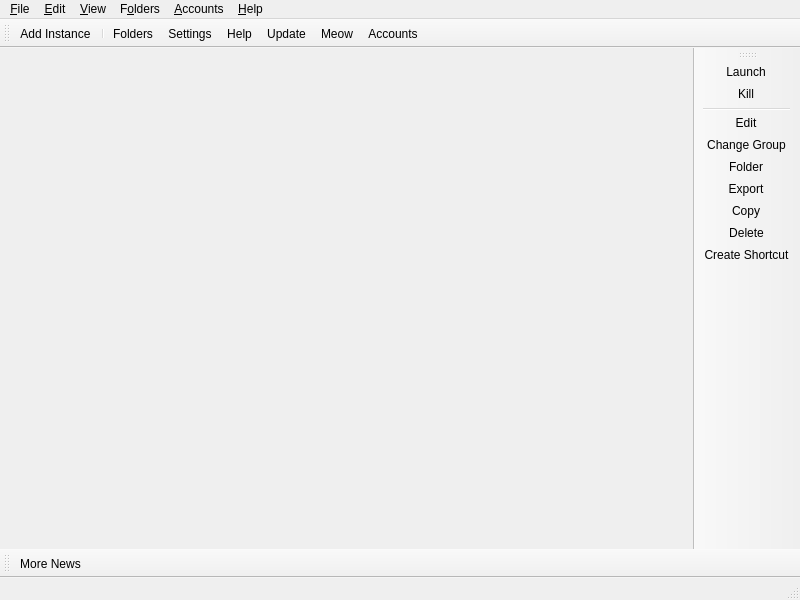
<?xml version="1.0" encoding="UTF-8"?>
<ui version="4.0">
 <class>MainWindow</class>
 <widget class="QMainWindow" name="MainWindow">
  <property name="geometry">
   <rect>
    <x>0</x>
    <y>0</y>
    <width>800</width>
    <height>600</height>
   </rect>
  </property>
  <widget class="QWidget" name="centralWidget">
   <layout class="QHBoxLayout" name="horizontalLayout">
    <property name="spacing">
     <number>0</number>
    </property>
    <property name="leftMargin">
     <number>0</number>
    </property>
    <property name="topMargin">
     <number>0</number>
    </property>
    <property name="rightMargin">
     <number>0</number>
    </property>
    <property name="bottomMargin">
     <number>0</number>
    </property>
   </layout>
  </widget>
  <widget class="QStatusBar" name="statusBar"/>
  <widget class="QToolBar" name="mainToolBar">
   <property name="windowTitle">
    <string>Main Toolbar</string>
   </property>
   <property name="allowedAreas">
    <set>Qt::ToolBarArea::BottomToolBarArea|Qt::ToolBarArea::TopToolBarArea</set>
   </property>
   <property name="toolButtonStyle">
    <enum>Qt::ToolButtonStyle::ToolButtonTextBesideIcon</enum>
   </property>
   <property name="floatable">
    <bool>false</bool>
   </property>
   <attribute name="toolBarArea">
    <enum>TopToolBarArea</enum>
   </attribute>
   <attribute name="toolBarBreak">
    <bool>false</bool>
   </attribute>
   <addaction name="actionAddInstance"/>
   <addaction name="separator"/>
   <addaction name="actionFoldersButton"/>
   <addaction name="actionSettings"/>
   <addaction name="actionHelpButton"/>
   <addaction name="actionCheckUpdate"/>
   <addaction name="actionCAT"/>
   <addaction name="actionAccountsButton"/>
  </widget>
  <widget class="QToolBar" name="newsToolBar">
   <property name="windowTitle">
    <string>News Toolbar</string>
   </property>
   <property name="allowedAreas">
    <set>Qt::ToolBarArea::BottomToolBarArea|Qt::ToolBarArea::TopToolBarArea</set>
   </property>
   <property name="iconSize">
    <size>
     <width>16</width>
     <height>16</height>
    </size>
   </property>
   <property name="toolButtonStyle">
    <enum>Qt::ToolButtonStyle::ToolButtonTextBesideIcon</enum>
   </property>
   <property name="floatable">
    <bool>false</bool>
   </property>
   <attribute name="toolBarArea">
    <enum>BottomToolBarArea</enum>
   </attribute>
   <attribute name="toolBarBreak">
    <bool>false</bool>
   </attribute>
   <addaction name="actionMoreNews"/>
  </widget>
  <widget class="WideBar" name="instanceToolBar">
   <property name="windowTitle">
    <string>Instance Toolbar</string>
   </property>
   <property name="iconSize">
    <size>
     <width>16</width>
     <height>16</height>
    </size>
   </property>
   <property name="toolButtonStyle">
    <enum>Qt::ToolButtonStyle::ToolButtonTextBesideIcon</enum>
   </property>
   <property name="floatable">
    <bool>false</bool>
   </property>
   <property name="useDefaultAction" stdset="0">
    <bool>true</bool>
   </property>
   <attribute name="toolBarArea">
    <enum>RightToolBarArea</enum>
   </attribute>
   <attribute name="toolBarBreak">
    <bool>false</bool>
   </attribute>
   <addaction name="actionLaunchInstance"/>
   <addaction name="actionKillInstance"/>
   <addaction name="separator"/>
   <addaction name="actionEditInstance"/>
   <addaction name="actionChangeInstGroup"/>
   <addaction name="actionViewSelectedInstFolder"/>
   <addaction name="actionExportInstance"/>
   <addaction name="actionCopyInstance"/>
   <addaction name="actionDeleteInstance"/>
   <addaction name="actionCreateInstanceShortcut"/>
  </widget>
  <widget class="QMenuBar" name="menuBar">
   <property name="geometry">
    <rect>
     <x>0</x>
     <y>0</y>
     <width>800</width>
     <height>30</height>
    </rect>
   </property>
   <widget class="QMenu" name="fileMenu">
    <property name="title">
     <string>&amp;File</string>
    </property>
    <property name="toolTipsVisible">
     <bool>true</bool>
    </property>
    <addaction name="actionAddInstance"/>
    <addaction name="separator"/>
    <addaction name="actionLaunchInstance"/>
    <addaction name="actionKillInstance"/>
    <addaction name="separator"/>
    <addaction name="actionEditInstance"/>
    <addaction name="actionChangeInstGroup"/>
    <addaction name="actionViewSelectedInstFolder"/>
    <addaction name="actionExportInstance"/>
    <addaction name="actionCopyInstance"/>
    <addaction name="actionDeleteInstance"/>
    <addaction name="actionCreateInstanceShortcut"/>
    <addaction name="separator"/>
    <addaction name="actionSettings"/>
    <addaction name="actionCloseWindow"/>
   </widget>
   <widget class="QMenu" name="editMenu">
    <property name="title">
     <string>&amp;Edit</string>
    </property>
    <property name="toolTipsVisible">
     <bool>true</bool>
    </property>
    <addaction name="actionUndoTrashInstance"/>
   </widget>
   <widget class="QMenu" name="viewMenu">
    <property name="title">
     <string>&amp;View</string>
    </property>
    <property name="toolTipsVisible">
     <bool>true</bool>
    </property>
    <addaction name="actionChangeTheme"/>
    <addaction name="separator"/>
    <addaction name="actionCAT"/>
    <addaction name="actionToggleStatusBar"/>
    <addaction name="actionLockToolbars"/>
    <addaction name="separator"/>
   </widget>
   <widget class="QMenu" name="foldersMenu">
    <property name="title">
     <string>F&amp;olders</string>
    </property>
    <property name="toolTipsVisible">
     <bool>true</bool>
    </property>
    <addaction name="actionViewLauncherRootFolder"/>
    <addaction name="actionViewLogsFolder"/>
    <addaction name="separator"/>
    <addaction name="actionViewInstanceFolder"/>
    <addaction name="actionViewTemplateFolder"/>
    <addaction name="actionViewIconsFolder"/>
    <addaction name="actionViewCentralModsFolder"/>
    <addaction name="actionViewSkinsFolder"/>
    <addaction name="actionViewJavaFolder"/>

    <addaction name="separator"/>
    <addaction name="actionViewWidgetThemeFolder"/>
    <addaction name="actionViewIconThemeFolder"/>
    <addaction name="actionViewCatPackFolder"/>
   </widget>
   <widget class="QMenu" name="accountsMenu">
    <property name="title">
     <string>&amp;Accounts</string>
    </property>
   </widget>
   <widget class="QMenu" name="helpMenu">
    <property name="title">
     <string>&amp;Help</string>
    </property>
    <property name="toolTipsVisible">
     <bool>true</bool>
    </property>
    <addaction name="actionClearMetadata"/>
    <addaction name="actionReportBug"/>
    <addaction name="actionViewLog"/>
    <addaction name="actionAddToPATH"/>
    <addaction name="separator"/>
    <addaction name="actionMATRIX"/>
    <addaction name="actionDISCORD"/>
    <addaction name="actionREDDIT"/>
    <addaction name="separator"/>
    <addaction name="actionMoreNews"/>
    <addaction name="actionCheckUpdate"/>
    <addaction name="actionOpenWiki"/>
    <addaction name="actionAbout"/>
   </widget>
   <addaction name="fileMenu"/>
   <addaction name="editMenu"/>
   <addaction name="viewMenu"/>
   <addaction name="foldersMenu"/>
   <addaction name="accountsMenu"/>
   <addaction name="helpMenu"/>
  </widget>
  <action name="actionMoreNews">
   <property name="icon">
    <iconset theme="news"/>
   </property>
   <property name="text">
    <string>More News...</string>
   </property>
   <property name="toolTip">
    <string>Open the development blog to read more news about %1.</string>
   </property>
  </action>
  <action name="actionCAT">
   <property name="checkable">
    <bool>true</bool>
   </property>
   <property name="icon">
    <iconset theme="cat"/>
   </property>
   <property name="text">
    <string>&amp;Meow</string>
   </property>
   <property name="toolTip">
    <string>It's a fluffy kitty :3</string>
   </property>
  </action>
  <action name="actionToggleStatusBar">
   <property name="checkable">
    <bool>true</bool>
   </property>
   <property name="text">
    <string>Status Bar</string>
   </property>
  </action>
  <action name="actionLockToolbars">
   <property name="checkable">
    <bool>true</bool>
   </property>
   <property name="text">
    <string>Lock Toolbars</string>
   </property>
  </action>
  <action name="actionUndoTrashInstance">
   <property name="enabled">
    <bool>false</bool>
   </property>
   <property name="text">
    <string>&amp;Undo Last Instance Deletion</string>
   </property>
  </action>
  <action name="actionAddInstance">
   <property name="icon">
    <iconset theme="new"/>
   </property>
   <property name="text">
    <string>Add Instanc&amp;e...</string>
   </property>
   <property name="toolTip">
    <string>Add a new instance.</string>
   </property>
  </action>
  <action name="actionCheckUpdate">
   <property name="icon">
    <iconset theme="checkupdate"/>
   </property>
   <property name="text">
    <string>&amp;Update...</string>
   </property>
   <property name="toolTip">
    <string>Check for new updates for %1.</string>
   </property>
   <property name="menuRole">
    <enum>QAction::MenuRole::ApplicationSpecificRole</enum>
   </property>
  </action>
  <action name="actionSettings">
   <property name="icon">
    <iconset theme="settings"/>
   </property>
   <property name="text">
    <string>Setti&amp;ngs...</string>
   </property>
   <property name="toolTip">
    <string>Change settings.</string>
   </property>
   <property name="menuRole">
    <enum>QAction::MenuRole::PreferencesRole</enum>
   </property>
  </action>
  <action name="actionManageSkins">
   <property name="icon">
    <iconset theme="settings"/>
   </property>
   <property name="text">
    <string>Manage &amp;Skins...</string>
   </property>
  </action>
  <action name="actionManageAccounts">
   <property name="icon">
    <iconset theme="accounts"/>
   </property>
   <property name="text">
    <string>&amp;Manage Accounts...</string>
   </property>
  </action>
  <action name="actionLaunchInstance">
   <property name="icon">
    <iconset theme="launch"/>
   </property>
   <property name="text">
    <string>&amp;Launch</string>
   </property>
   <property name="toolTip">
    <string>Launch the selected instance.</string>
   </property>
  </action>
  <action name="actionKillInstance">
   <property name="icon">
    <iconset theme="status-bad"/>
   </property>
   <property name="text">
    <string>&amp;Kill</string>
   </property>
   <property name="toolTip">
    <string>Kill the running instance.</string>
   </property>
   <property name="shortcut">
    <string>Ctrl+K</string>
   </property>
  </action>
  <action name="actionRenameInstance">
   <property name="icon">
    <iconset theme="rename"/>
   </property>
   <property name="text">
    <string>Rename</string>
   </property>
   <property name="toolTip">
    <string>Rename the selected instance.</string>
   </property>
  </action>
  <action name="actionChangeInstGroup">
   <property name="icon">
    <iconset theme="tag"/>
   </property>
   <property name="text">
    <string>&amp;Change Group...</string>
   </property>
   <property name="toolTip">
    <string>Change the selected instance's group.</string>
   </property>
   <property name="shortcut">
    <string>Ctrl+G</string>
   </property>
  </action>
  <action name="actionChangeInstIcon">
   <property name="text">
    <string>Change Icon</string>
   </property>
   <property name="toolTip">
    <string>Change the selected instance's icon.</string>
   </property>
  </action>
  <action name="actionEditInstance">
   <property name="icon">
    <iconset theme="settings"/>
   </property>
   <property name="text">
    <string>&amp;Edit...</string>
   </property>
   <property name="toolTip">
    <string>Change the instance settings, mods and versions.</string>
   </property>
   <property name="shortcut">
    <string>Ctrl+I</string>
   </property>
  </action>
  <action name="actionViewSelectedInstFolder">
   <property name="icon">
    <iconset theme="viewfolder"/>
   </property>
   <property name="text">
    <string>&amp;Folder</string>
   </property>
   <property name="toolTip">
    <string>Open the selected instance's root folder in a file browser.</string>
   </property>
  </action>
  <action name="actionDeleteInstance">
   <property name="icon">
    <iconset theme="delete"/>
   </property>
   <property name="text">
    <string>Dele&amp;te</string>
   </property>
   <property name="toolTip">
    <string>Delete the selected instance.</string>
   </property>
   <property name="autoRepeat">
    <bool>false</bool>
   </property>
  </action>
  <action name="actionCopyInstance">
   <property name="icon">
    <iconset theme="copy"/>
   </property>
   <property name="text">
    <string>Cop&amp;y...</string>
   </property>
   <property name="toolTip">
    <string>Copy the selected instance.</string>
   </property>
   <property name="shortcut">
    <string>Ctrl+D</string>
   </property>
  </action>
  <action name="actionExportInstance">
   <property name="icon">
    <iconset theme="export"/>
   </property>
   <property name="text">
    <string>E&amp;xport...</string>
   </property>
   <property name="toolTip">
    <string>Export the selected instance to supported formats.</string>
   </property>
  </action>
  <action name="actionExportInstanceZip">
   <property name="icon">
    <iconset theme="launcher"/>
   </property>
   <property name="text">
    <string>PerLauncher (ZIP)</string>
   </property>
  </action>
  <action name="actionExportInstanceMrPack">
   <property name="icon">
    <iconset theme="modrinth"/>
   </property>
   <property name="text">
    <string>Modrinth (mrpack)</string>
   </property>
  </action>
  <action name="actionExportInstanceFlamePack">
   <property name="icon">
    <iconset theme="flame"/>
   </property>
   <property name="text">
    <string>CurseForge (zip)</string>
   </property>
  </action>
  <action name="actionCreateInstanceShortcut">
   <property name="icon">
    <iconset theme="shortcut"/>
   </property>
   <property name="text">
    <string>Create Shortcut</string>
   </property>
   <property name="toolTip">
    <string>Creates a shortcut on a selected folder to launch the selected instance.</string>
   </property>
  </action>
  <action name="actionNoAccountsAdded">
   <property name="icon">
    <iconset theme="noaccount"/>
   </property>
   <property name="text">
    <string>No accounts added!</string>
   </property>
  </action>
  <action name="actionNoDefaultAccount">
   <property name="checkable">
    <bool>true</bool>
   </property>
   <property name="icon">
    <iconset theme="noaccount"/>
   </property>
   <property name="text">
    <string>No Default Account</string>
   </property>
   <property name="shortcut">
    <string>Ctrl+0</string>
   </property>
  </action>
  <action name="actionCloseWindow">
   <property name="icon">
    <iconset theme="status-bad"/>
   </property>
   <property name="text">
    <string>Close &amp;Window</string>
   </property>
   <property name="toolTip">
    <string>Close the current window</string>
   </property>
   <property name="menuRole">
    <enum>QAction::MenuRole::NoRole</enum>
   </property>
  </action>
  <action name="actionViewInstanceFolder">
   <property name="icon">
    <iconset theme="viewfolder"/>
   </property>
   <property name="text">
    <string>I&amp;nstances</string>
   </property>
   <property name="toolTip">
    <string>Open the instances folder in a file browser.</string>
   </property>
  </action>
  <action name="actionViewLauncherRootFolder">
   <property name="icon">
    <iconset theme="viewfolder"/>
   </property>
   <property name="text">
    <string>Launcher &amp;Data</string>
   </property>
   <property name="toolTip">
    <string>Open the launcher's root folder in a file browser.</string>
   </property>
  </action>
  <action name="actionViewCentralModsFolder">
   <property name="icon">
    <iconset theme="centralmods"/>
   </property>
   <property name="text">
    <string>&amp;Mods (Quick Access)</string>
   </property>
   <property name="toolTip">
    <string>Open the mods folder in a file browser.</string>
   </property>
  </action>
  <action name="actionViewSkinsFolder">
   <property name="icon">
    <iconset theme="viewfolder"/>
   </property>
   <property name="text">
    <string>&amp;Skins</string>
   </property>
   <property name="toolTip">
    <string>Open the skins folder in a file browser.</string>
   </property>
  </action>
  <action name="actionViewIconsFolder">
   <property name="icon">
    <iconset theme="viewfolder"/>
   </property>
   <property name="text">
    <string>Instance &amp;Icons</string>
   </property>
   <property name="toolTip">
    <string>Open the instance icons folder in a file browser.</string>
   </property>
  </action>
  <action name="actionViewLogsFolder">
   <property name="icon">
    <iconset theme="viewfolder"/>
   </property>
   <property name="text">
    <string>Launcher &amp;Logs</string>
   </property>
   <property name="toolTip">
    <string>Open the logs folder in a file browser.</string>
   </property>
  </action>
  <action name="actionChangeTheme">
   <property name="text">
    <string>Themes</string>
   </property>
  </action>
  <action name="actionReportBug">
   <property name="icon">
    <iconset theme="bug"/>
   </property>
   <property name="text">
    <string>Report a Bug or Suggest a Feature</string>
   </property>
   <property name="toolTip">
    <string>Open the bug tracker to report a bug with %1.</string>
   </property>
  </action>
  <action name="actionDISCORD">
   <property name="icon">
    <iconset theme="discord"/>
   </property>
   <property name="text">
    <string>&amp;Discord Guild</string>
   </property>
   <property name="toolTip">
    <string>Open %1 Discord guild.</string>
   </property>
  </action>
  <action name="actionMATRIX">
   <property name="icon">
    <iconset theme="matrix"/>
   </property>
   <property name="text">
    <string>&amp;Matrix Space</string>
   </property>
   <property name="toolTip">
    <string>Open %1 Matrix space.</string>
   </property>
  </action>
  <action name="actionREDDIT">
   <property name="icon">
    <iconset theme="reddit-alien"/>
   </property>
   <property name="text">
    <string>Sub&amp;reddit</string>
   </property>
   <property name="toolTip">
    <string>Open %1 subreddit.</string>
   </property>
  </action>
  <action name="actionAbout">
   <property name="icon">
    <iconset theme="about"/>
   </property>
   <property name="text">
    <string>&amp;About %1</string>
   </property>
   <property name="toolTip">
    <string>View information about %1.</string>
   </property>
   <property name="menuRole">
    <enum>QAction::MenuRole::AboutRole</enum>
   </property>
  </action>
  <action name="actionClearMetadata">
   <property name="icon">
    <iconset theme="refresh"/>
   </property>
   <property name="text">
    <string>&amp;Clear Metadata Cache</string>
   </property>
   <property name="toolTip">
    <string>Clear cached metadata</string>
   </property>
  </action>
  <action name="actionViewLog">
   <property name="icon">
    <iconset theme="log"/>
   </property>
   <property name="text">
    <string>View logs</string>
   </property>
   <property name="toolTip">
    <string>View current and previous launcher logs</string>
   </property>
  </action>
  <action name="actionAddToPATH">
   <property name="icon">
    <iconset theme="custom-commands"/>
   </property>
   <property name="text">
    <string>Install to &amp;PATH</string>
   </property>
   <property name="toolTip">
    <string>Install a %1 symlink to /usr/local/bin</string>
   </property>
  </action>
  <action name="actionFoldersButton">
   <property name="icon">
    <iconset theme="viewfolder"/>
   </property>
   <property name="text">
    <string>Folders</string>
   </property>
   <property name="toolTip">
    <string>Open one of the folders shared between instances.</string>
   </property>
  </action>
  <action name="actionHelpButton">
   <property name="icon">
    <iconset theme="help"/>
   </property>
   <property name="text">
    <string>Help</string>
   </property>
   <property name="toolTip">
    <string>Get help with %1 or Minecraft.</string>
   </property>
  </action>
  <action name="actionAccountsButton">
   <property name="icon">
    <iconset theme="noaccount"/>
   </property>
   <property name="text">
    <string>Accounts</string>
   </property>
  </action>
  <action name="actionOpenWiki">
   <property name="icon">
    <iconset theme="help"/>
   </property>
   <property name="text">
    <string>%1 &amp;Wiki</string>
   </property>
   <property name="toolTip">
    <string>Open the %1 wiki</string>
   </property>
  </action>
  <action name="actionViewWidgetThemeFolder">
   <property name="icon">
    <iconset theme="viewfolder"/>
   </property>
   <property name="text">
    <string>&amp;Widget Themes</string>
   </property>
   <property name="toolTip">
    <string>Open the widget themes folder in a file browser.</string>
   </property>
  </action>
  <action name="actionViewIconThemeFolder">
   <property name="icon">
    <iconset theme="viewfolder"/>
   </property>
   <property name="text">
    <string>I&amp;con Themes</string>
   </property>
   <property name="toolTip">
    <string>Open the icon theme folder in a file browser.</string>
   </property>
  </action>
  <action name="actionViewCatPackFolder">
   <property name="icon">
    <iconset theme="viewfolder"/>
   </property>
   <property name="text">
    <string>&amp;Cat Packs</string>
   </property>
   <property name="toolTip">
    <string>Open the cat packs folder in a file browser.</string>
   </property>
  </action>
  <action name="actionViewJavaFolder">
   <property name="icon">
    <iconset theme="viewfolder"/>
   </property>
   <property name="text">
    <string>&amp;Auto Downloaded Java</string>
   </property>
   <property name="toolTip">
    <string>Open the Java folder in a file browser. Only available if the built-in Java downloader is used.</string>
   </property>
  </action>
  <action name="actionViewTemplateFolder">
   <property name="icon">
    <iconset theme="viewfolder"/>
   </property>
   <property name="text">
    <string>Instance &amp;Template</string>
   </property>
   <property name="toolTip">
    <string>Open the template folder in a file browser.</string>
   </property>
  </action>
 </widget>
 <customwidgets>
  <customwidget>
   <class>WideBar</class>
   <extends>QToolBar</extends>
   <header>ui/widgets/WideBar.h</header>
  </customwidget>
 </customwidgets>
 <resources/>
 <connections/>
</ui>
